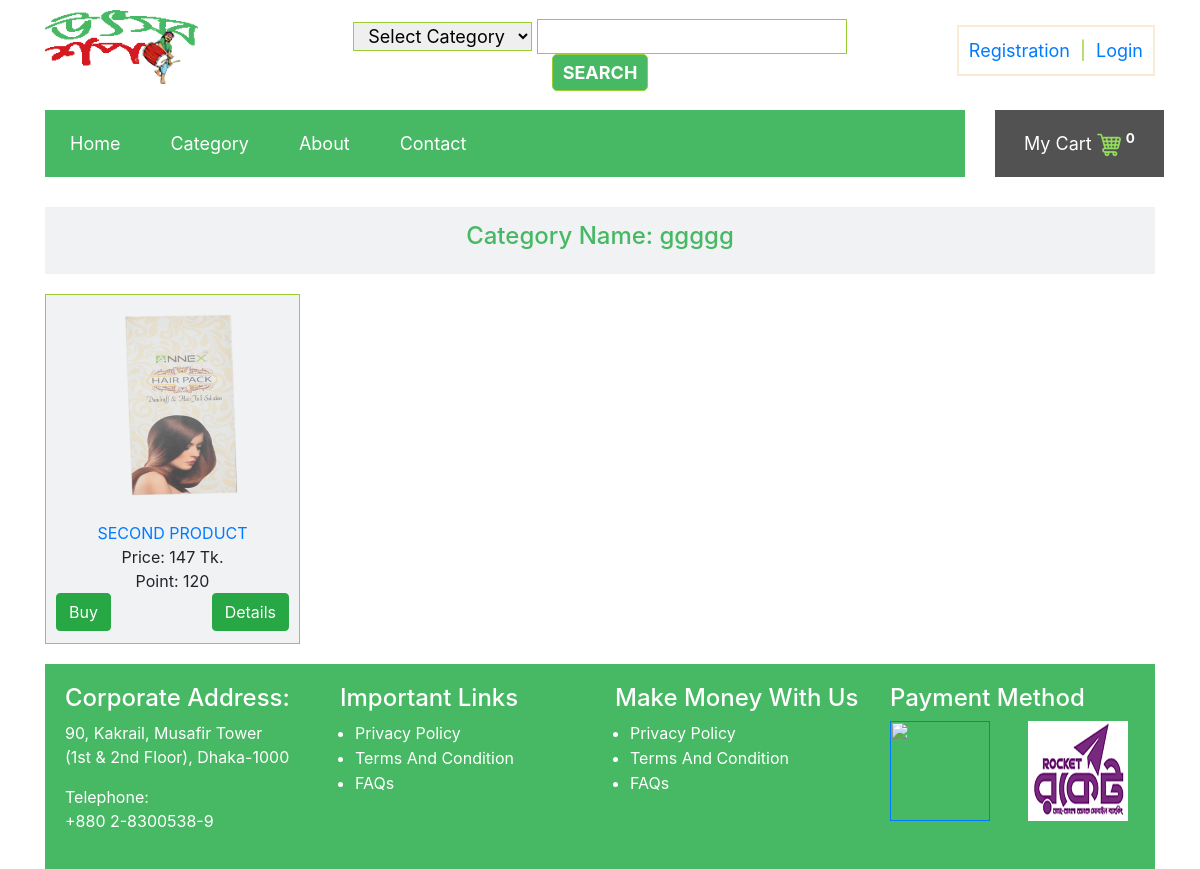
The app's page /index.php/category/product/ggggg with its own data.
### tables this page shows
CREATE TABLE `posted_product` (
  `post_id` int(255) NOT NULL,
  `product_title` varchar(255) NOT NULL,
  `product_price` varchar(255) NOT NULL,
  `product_point` varchar(255) NOT NULL,
  `product_quantity` int(250) NOT NULL,
  `product_cat` varchar(255) NOT NULL,
  `product_summary` longtext NOT NULL,
  `product_img` varchar(255) NOT NULL
);

### application/controllers/Category.php (called while the page is built, shortened)
<?php
class Category extends CI_Controller {
	public function __construct()
	{
		$this->load->model('Ownersystem');
	}
	public function product($id)
	{
		$data['all_cat_list'] = $this->Ownersystem->cat_list();
		$data['all_pro_list_by_cat'] = $this->Ownersystem->search_product_by_cat($id);
		$data['single_cat_name'] = $id;
		$data['site_title'] = 'utsob shop BD.';
		$this->load->view('templates/header',$data);
		$this->load->view('templates/category_product_page',$data);
		$this->load->view('templates/footer');
	}
}

### index.php (called while the page is built, shortened)
<?php
require_once BASEPATH.'core/CodeIgniter.php';

### application/models/Ownersystem.php (called while the page is built, shortened)
<?php
class Ownersystem extends CI_Model {
	public function search_product_by_cat($id) {
		$result = $this->db->select('*')->from('posted_product')
										->where('product_cat', $id)
										->get();
		return  $result->result_array();
	}
}

### application/views/templates/category_product_page.php (the view, shortened to what this page needs)
<section id="category-product-section">
	<div class="row">
		<div class="col-md-12">
			<div class="header-title">
				<?php
					if (strlen($single_cat_name)>0) { ?>
						<h4>Category Name: <?php echo $single_cat_name; ?></h4>
				<?php	}
				 ?>
			</div>
		</div>
	</div>
</section>
<section class="category-product-page">
	<div class="row">
<?php
if (count($all_pro_list_by_cat)>0) {
	foreach ($all_pro_list_by_cat as $key => $value) { ?>
		<div class="col-md-3">
			<div class="item-product">
				<figure>
					<img src="<?php echo base_url();?>uploads/<?php echo $value['product_img']; ?>" alt="">
				</figure>
				<div class="desc">
					<div class="title">
						<a href=""><?php echo $value['product_title']; ?></a>
					</div>
					price: <?php echo $value['product_price']; ?> tk. <br>
					point: <?php echo $value['product_point']; ?> <br>
					<div class="cart-details">
						<button class="btn btn-success float-left">Buy</button>
						<a href="<?php echo base_url("product/about/{$value['post_id']}");?>" class="btn btn-success float-right">Details</a>
					</div>
				</div>
			</div>
		</div>
<?php
	}
}
else {
	echo "Have not any product in this category";
}
 ?>
	</div>
</section>

### assets/css/style.css (style rules this page uses)
* { margin: 0; padding: 0; }
#category-product-section { background: #F1F2F4; color: #47B863; text-align: center; padding: 15px; margin: 20px 0; }
.item-product { border: 1px solid yellowgreen; padding: 10px; height: 350px; text-align: center; margin-bottom: 20px; background: #F1F2F4; }
.category-product-page .item-product figure img { height: 200px; width: 250px; }
.item-product .desc { text-transform: capitalize; }
.item-product .desc .title { text-transform: uppercase; }

### records on screen
posted_product: product_img (picture), product_title "SECOND PRODUCT", product_price "147", product_point "120"

### other values on screen
$single_cat_name "ggggg"
